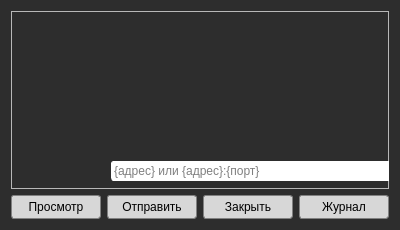
<?xml version="1.0" encoding="UTF-8"?>
<ui version="4.0">
 <class>Dialog</class>
 <widget class="QDialog" name="Dialog">
  <property name="geometry">
   <rect>
    <x>0</x>
    <y>0</y>
    <width>400</width>
    <height>230</height>
   </rect>
  </property>
  <property name="sizePolicy">
   <sizepolicy hsizetype="Preferred" vsizetype="Maximum">
    <horstretch>0</horstretch>
    <verstretch>0</verstretch>
   </sizepolicy>
  </property>
  <property name="minimumSize">
   <size>
    <width>0</width>
    <height>0</height>
   </size>
  </property>
  <property name="windowTitle">
   <string>Обработчик ошибок AsQamm</string>
  </property>
  <property name="windowIcon">
   <iconset resource="req.qrc">
    <normaloff>:/error.ico</normaloff>:/error.ico</iconset>
  </property>
  <property name="styleSheet">
   <string notr="true">QDialog { background-color: rgb(45, 45, 45); color: white; }

QGroupBox { font: 10pt &quot;Segoe UI Semibold&quot;; color: white; }

QCheckBox, QLabel { font: 9pt &quot;Segoe UI Semilight&quot;; color: white; }
QCheckBox:disabled { color: gray; }

/*  QScrollBar::vertical */

 QScrollBar:vertical
 {
     background-color: #2A2929;
     width: 15px;
     margin: 15px 3px 15px 3px;
     border: 1px transparent #2A2929;
 }


 QScrollBar::handle:vertical
 {
     background-color: rgb(45, 45, 45);         /* #605F5F; */
     min-height: 5px;
	 border: 2px solid white;
	 border-radius: 4px;
 }


 QScrollBar::sub-line:vertical
 {
     margin: 3px 0px 3px 0px;
     border-image: url(:/qss_icons/rc/up_arrow_disabled.png);
     height: 10px;
     width: 10px;
     subcontrol-position: top;
     subcontrol-origin: margin;
 }


 QScrollBar::add-line:vertical
 {
     margin: 3px 0px 3px 0px;
     border-image: url(:/qss_icons/rc/down_arrow_disabled.png);
     height: 10px;
     width: 10px;
     subcontrol-position: bottom;
     subcontrol-origin: margin;
 }


 QScrollBar::sub-line:vertical:hover,QScrollBar::sub-line:vertical:on
 {

     border-image: url(:/qss_icons/rc/up_arrow.png);
     height: 10px;
     width: 10px;
     subcontrol-position: top;
     subcontrol-origin: margin;
 }


 QScrollBar::add-line:vertical:hover, QScrollBar::add-line:vertical:on
 {
     border-image: url(:/qss_icons/rc/down_arrow.png);
     height: 10px;
     width: 10px;
     subcontrol-position: bottom;
     subcontrol-origin: margin;
 }


 QScrollBar::up-arrow:vertical, QScrollBar::down-arrow:vertical
 {
     background: none;
 }


 QScrollBar::add-page:vertical, QScrollBar::sub-page:vertical
 {
     background: none;
 }

/*  QScrollBar::horizontal */
QScrollBar:horizontal
 {
     height: 15px;
     margin: 3px 15px 3px 15px;
     border: 1px transparent #2A2929;
     background-color: #2A2929;    
 }

 QScrollBar::handle:horizontal
 {
     background-color: rgb(45, 45, 45);      
     min-width: 5px;
     border: 2px solid white;
     border-radius: 4px;
 }

 QScrollBar::add-line:horizontal
 {
     margin: 0px 3px 0px 3px;
     border-image: url(./images/right_arrow_disabled.png);       
     width: 10px;
     height: 10px;
     subcontrol-position: right;
     subcontrol-origin: margin;
 }

 QScrollBar::sub-line:horizontal
 {
     margin: 0px 3px 0px 3px;
     border-image: url(./images/left_arrow_disabled.png);        
     height: 10px;
     width: 10px;
     subcontrol-position: left;
     subcontrol-origin: margin;
 }

 QScrollBar::add-line:horizontal:hover,QScrollBar::add-line:horizontal:on
 {
     border-image: url(./images/right_arrow.png);               
     height: 10px;
     width: 10px;
     subcontrol-position: right;
     subcontrol-origin: margin;
 }

 QScrollBar::sub-line:horizontal:hover, QScrollBar::sub-line:horizontal:on
 {
     border-image: url(./images/left_arrow.png);               
     height: 10px;
     width: 10px;
     subcontrol-position: left;
     subcontrol-origin: margin;
 }

 QScrollBar::up-arrow:horizontal, QScrollBar::down-arrow:horizontal
 {
     background: none;
 }

 QScrollBar::add-page:horizontal, QScrollBar::sub-page:horizontal
 {
     background: none;
 }


QComboBox {
	color: black;
    border: 1px solid gray;
    border-radius: 3px;
    padding: 1px 18px 1px 3px;
    min-width: 6em;
	font: 8pt &quot;Segoe UI Semilight&quot;;
}


QComboBox:hover {
	border: 1px solid rgb(254, 254, 254);
	background-color: rgb(236, 236, 236);
}


QPushButton { 
	color: black;
    background-color: rgb(215, 215, 215);
	border: 1px solid gray;
	border-radius: 3px;  
	min-width: 6em;
	font: 8pt &quot;Segoe UI Semibold&quot;;
}


QPushButton:hover { 
	background-color: rgb(235, 235, 235);
}


QPushButton:pressed { 
	background-color: rgb(221, 221, 221);
}

QComboBox:disabled { color: gray; background-color: rgb(35, 35, 35); }


QComboBox::down-arrow {
    image: url(:/images/arrowDown_ico.png);
}


QComboBox::up-arrow { image: url(:/images/arrowUp_ico.png); }


QComboBox:editable {
    background: white;
}


QComboBox:!editable, QComboBox::drop-down:editable {
     background: qlineargradient(x1: 0, y1: 0, x2: 0, y2: 1,
                                 stop: 0 #E1E1E1, stop: 0.4 #DDDDDD,
                                 stop: 0.5 #D8D8D8, stop: 1.0 #D3D3D3);
}


/* QComboBox gets the &quot;on&quot; state when the popup is open */
QComboBox:!editable:on, QComboBox::drop-down:editable:on {
    background: qlineargradient(x1: 0, y1: 0, x2: 0, y2: 1,
                                stop: 0 #D3D3D3, stop: 0.4 #D8D8D8,
                                stop: 0.5 #DDDDDD, stop: 1.0 #E1E1E1);
}


QComboBox:on { /* shift the text when the popup opens */
    padding-top: 3px;
    padding-left: 4px;
}


QComboBox::drop-down {
    subcontrol-origin: padding;
    subcontrol-position: top right;
    width: 15px;

    border-left-width: 1px;
    border-left-color: darkgray;
    border-left-style: solid; /* just a single line */
    border-top-right-radius: 3px; /* same radius as the QComboBox */
    border-bottom-right-radius: 3px;
}


QLineEdit { 
	border-radius: 3px;
	border: 1px solid white;
	font: 8pt &quot;Segoe UI Semilight&quot;;
 }

QLineEdit:hover { 
	border-color: rgb(42, 105, 23);
}</string>
  </property>
  <layout class="QVBoxLayout" name="verticalLayout">
   <item>
    <widget class="QFrame" name="frame">
     <property name="sizePolicy">
      <sizepolicy hsizetype="Expanding" vsizetype="Expanding">
       <horstretch>0</horstretch>
       <verstretch>0</verstretch>
      </sizepolicy>
     </property>
     <property name="frameShape">
      <enum>QFrame::StyledPanel</enum>
     </property>
     <property name="frameShadow">
      <enum>QFrame::Raised</enum>
     </property>
     <widget class="QLabel" name="lbl_ErrorSign">
      <property name="geometry">
       <rect>
        <x>6</x>
        <y>18</y>
        <width>80</width>
        <height>80</height>
       </rect>
      </property>
      <property name="text">
       <string/>
      </property>
      <property name="pixmap">
       <pixmap resource="req.qrc">:/error.ico</pixmap>
      </property>
      <property name="scaledContents">
       <bool>true</bool>
      </property>
     </widget>
     <widget class="QLabel" name="lbl_ErrorTitle">
      <property name="geometry">
       <rect>
        <x>100</x>
        <y>12</y>
        <width>281</width>
        <height>18</height>
       </rect>
      </property>
      <property name="font">
       <font>
        <family>Segoe UI Semibold</family>
        <pointsize>11</pointsize>
        <weight>50</weight>
        <italic>false</italic>
        <bold>false</bold>
       </font>
      </property>
      <property name="styleSheet">
       <string notr="true">font:  11pt &quot;Segoe UI Semibold&quot;</string>
      </property>
      <property name="text">
       <string/>
      </property>
      <property name="scaledContents">
       <bool>false</bool>
      </property>
     </widget>
     <widget class="QLabel" name="lbl_ErrorDesc">
      <property name="geometry">
       <rect>
        <x>100</x>
        <y>40</y>
        <width>281</width>
        <height>111</height>
       </rect>
      </property>
      <property name="text">
       <string/>
      </property>
      <property name="alignment">
       <set>Qt::AlignLeading|Qt::AlignLeft|Qt::AlignTop</set>
      </property>
      <property name="wordWrap">
       <bool>true</bool>
      </property>
     </widget>
     <widget class="QLineEdit" name="lnI_lineEdit">
      <property name="geometry">
       <rect>
        <x>100</x>
        <y>150</y>
        <width>281</width>
        <height>20</height>
       </rect>
      </property>
      <property name="placeholderText">
       <string>{адрес} или {адрес}:{порт}</string>
      </property>
     </widget>
     <widget class="QLabel" name="lbl_lineEditTitle">
      <property name="geometry">
       <rect>
        <x>0</x>
        <y>150</y>
        <width>91</width>
        <height>16</height>
       </rect>
      </property>
      <property name="text">
       <string/>
      </property>
     </widget>
    </widget>
   </item>
   <item>
    <layout class="QHBoxLayout" name="horizontalLayout">
     <item>
      <widget class="QPushButton" name="btn_OpenCrashReport">
       <property name="minimumSize">
        <size>
         <width>80</width>
         <height>24</height>
        </size>
       </property>
       <property name="toolTip">
        <string>Просмотреть очёт об ошибке</string>
       </property>
       <property name="text">
        <string>Просмотр</string>
       </property>
      </widget>
     </item>
     <item>
      <widget class="QPushButton" name="btn_Accept">
       <property name="minimumSize">
        <size>
         <width>80</width>
         <height>24</height>
        </size>
       </property>
       <property name="toolTip">
        <string>Отправить отчёт об ошибке в Hyrex и закрыть</string>
       </property>
       <property name="text">
        <string>Отправить</string>
       </property>
      </widget>
     </item>
     <item>
      <widget class="QPushButton" name="btn_Close">
       <property name="minimumSize">
        <size>
         <width>80</width>
         <height>24</height>
        </size>
       </property>
       <property name="toolTip">
        <string>Не отправлять отчёт об ошибке в Hyrex и закрыть</string>
       </property>
       <property name="text">
        <string>Закрыть</string>
       </property>
      </widget>
     </item>
     <item>
      <widget class="QPushButton" name="btn_OpenSessionLog">
       <property name="minimumSize">
        <size>
         <width>80</width>
         <height>24</height>
        </size>
       </property>
       <property name="toolTip">
        <string>Просмотреть журнал сессии</string>
       </property>
       <property name="text">
        <string>Журнал</string>
       </property>
      </widget>
     </item>
    </layout>
   </item>
  </layout>
 </widget>
 <resources>
  <include location="req.qrc"/>
 </resources>
 <connections>
  <connection>
   <sender>btn_Close</sender>
   <signal>clicked()</signal>
   <receiver>Dialog</receiver>
   <slot>reject()</slot>
   <hints>
    <hint type="sourcelabel">
     <x>260</x>
     <y>240</y>
    </hint>
    <hint type="destinationlabel">
     <x>25</x>
     <y>236</y>
    </hint>
   </hints>
  </connection>
  <connection>
   <sender>btn_Accept</sender>
   <signal>clicked()</signal>
   <receiver>Dialog</receiver>
   <slot>accept()</slot>
   <hints>
    <hint type="sourcelabel">
     <x>181</x>
     <y>249</y>
    </hint>
    <hint type="destinationlabel">
     <x>6</x>
     <y>250</y>
    </hint>
   </hints>
  </connection>
 </connections>
</ui>
